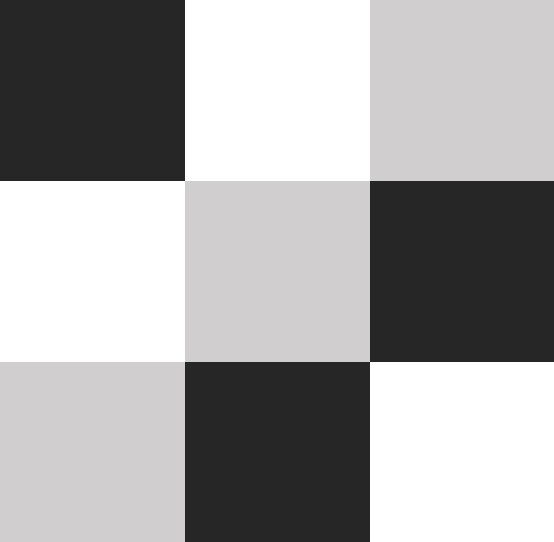
#> input picture Tarea2-HistogramaTransformaciones/sencilla.jpg, 554 x 542 px
$ python GaussianNoise.py
#> lines starting #> are read from the running program, lines starting #| are printed output that depends on the picture
import cv2
import numpy as np
import random
import matplotlib.pyplot as plt

def plotHistogram(hist, title = 'Histograma'):
#> called with hist = array of shape (256, 1), title = 'Histograma'
    plt.figure(figsize= (10,4))
    plt.plot(hist, color= 'orange')
    plt.title(title)
    plt.xlabel('Nivel de gris')
    plt.ylabel('Frecuencia')
    plt.grid(color = '#95a5a6', linestyle = '--', linewidth =2, axis='y', alpha = 0.7)
    plt.show()
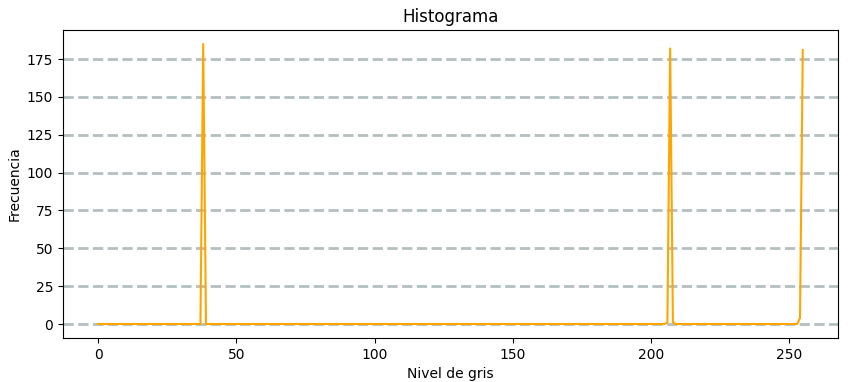
#> figure drawn by matplotlib, 1 panel; curve peaks at x = 38, y = 185

def gaussProbability(p, media, std):
    varianza = std * std
    coef = abs(np.log(p * np.sqrt(2 * np.pi) * std))
    if random.random() > 0.5:
        z = media - np.sqrt(2 * varianza * coef) + media
    else:
        z = std + np.sqrt(2 * varianza * coef)
    return z

def addGaussianNoise(img, media = 30, std = 10):
#> called with media = 30, std = 10
    out = img.copy()

    #pixeles modificados
    for x in range(out.shape[0]):
        for y in range(out.shape[1]):
            p = random.random()
            #print(p)
            out[x][y]= gaussProbability(p, media, std) +out[x][y]
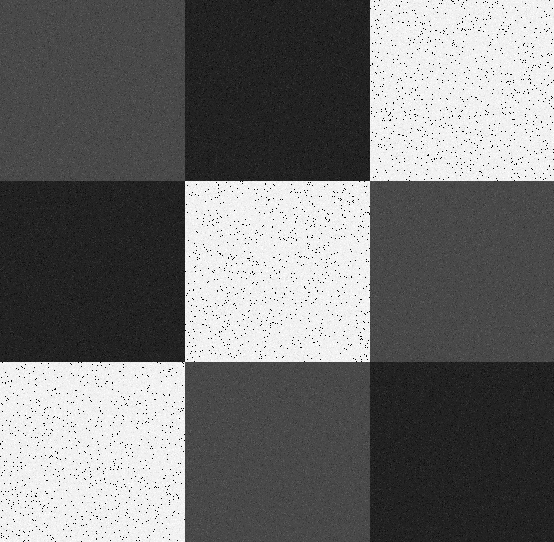
#> out: shape (542, 554); min 0, max 255, mean 113.7

    return out


#Load image
ImageGray = cv2.imread("sencilla.jpg", 0)
plotHistogram(cv2.calcHist(ImageGray, [0], None, [256], [0,256]))

noisyImg = addGaussianNoise(ImageGray, 30,10)
plotHistogram(cv2.calcHist(noisyImg, [0], None, [256], [0,256]))
#> call 2 of plotHistogram, with hist = array of shape (256, 1), title = 'Histograma'
#> in plotHistogram (call 2), `plt.show()`:
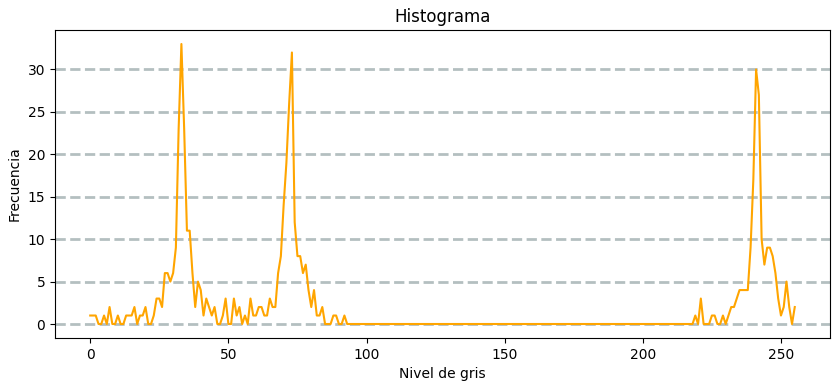
#> figure drawn by matplotlib, 1 panel; curve peaks at x = 33, y = 33

cv2.imshow('Imagen original', ImageGray)
cv2.imshow('Imagen con ruido', noisyImg)

cv2.waitKey(0)
cv2.destroyAllWindows()
